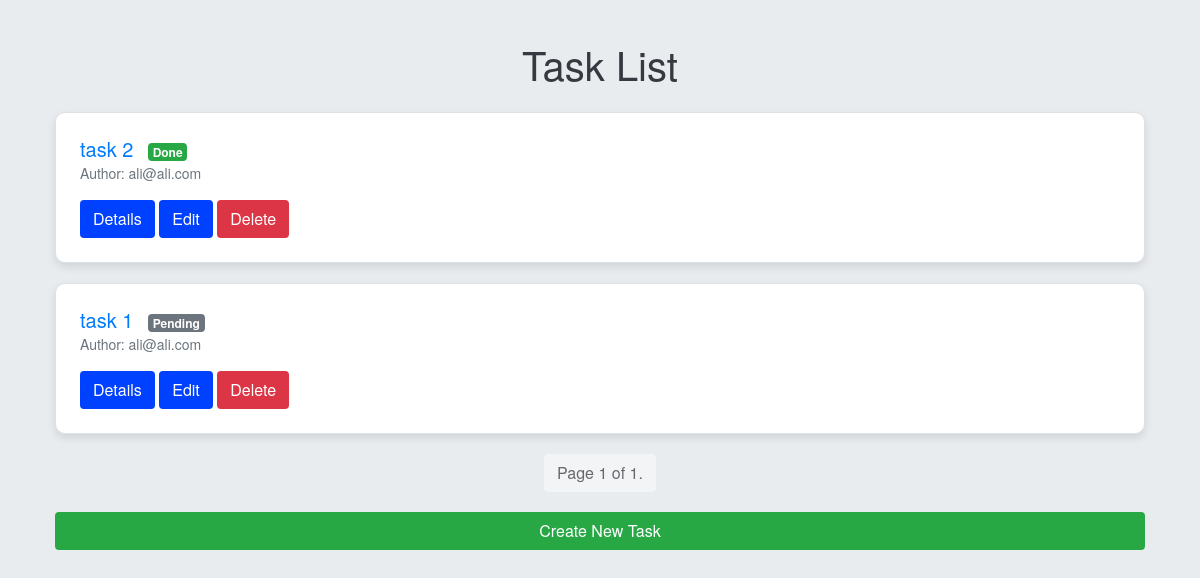
The app's page /todo/tasks/, older data.
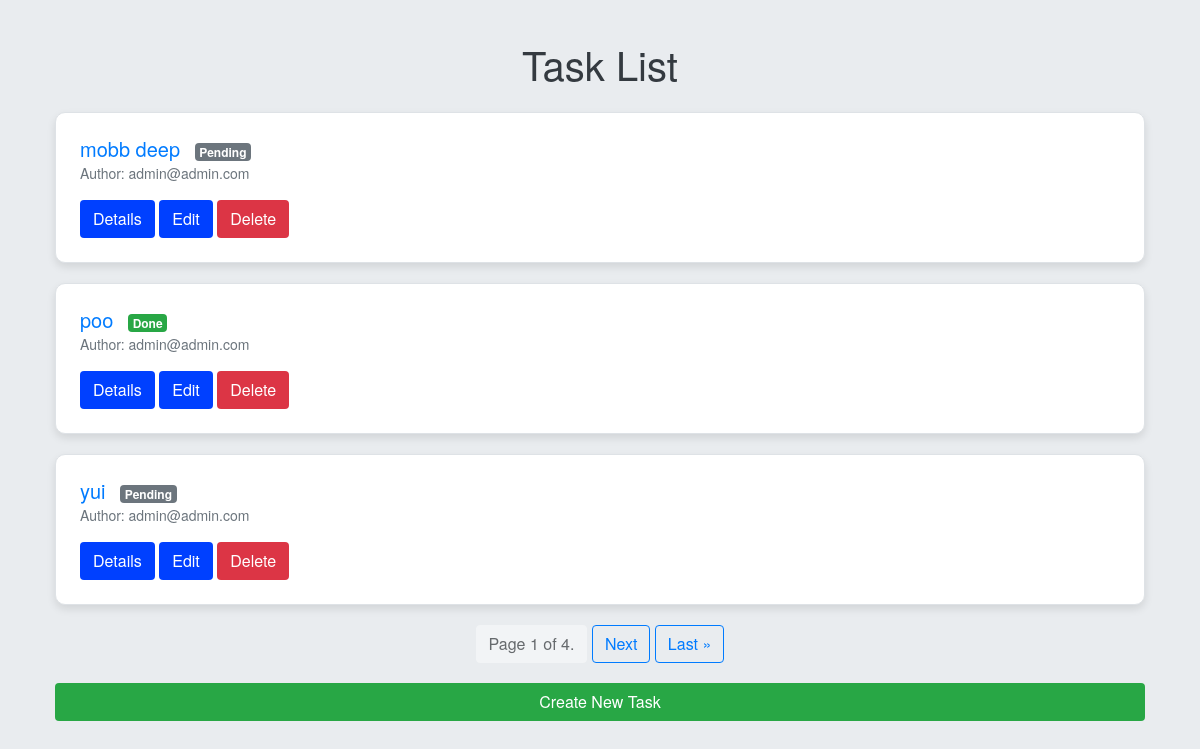
The same page, newer data.
### todo/models.py (models this page shows, shortened)
class Task(models.Model):
    author = models.ForeignKey('accounts.Profile', on_delete=models.CASCADE)
    title = models.CharField(max_length=100)
    description = models.TextField()
    done = models.BooleanField(default=False)

### accounts/models.py (models this page shows, shortened)
class Profile(models.Model):
    user = models.OneToOneField(User, on_delete=models.CASCADE)
    first_name = models.CharField(max_length=255)
    last_name = models.CharField(max_length=255)
    image = models.ImageField(blank=True, null=True)
    description = models.TextField()
    created_date = models.DateTimeField(auto_now_add=True)
    updated_date = models.DateTimeField(auto_now=True)
    def __str__(self):
        return self.user.email

class User(AbstractBaseUser, PermissionsMixin):
    email = models.EmailField(max_length=255, unique=True)
    is_staff = models.BooleanField(default=False)
    is_superuser = models.BooleanField(default=False)
    is_active = models.BooleanField(default=True)
    groups = models.ManyToManyField(
        'auth.Group',
        related_name='custom_user_groups',  # Provide a unique related_name
        blank=True,
        help_text=_('The groups this user belongs to.'),
        verbose_name=_('groups'),
    )
    user_permissions = models.ManyToManyField(
        'auth.Permission',
        related_name='custom_user_permissions',  # Provide a unique related_name
        blank=True,
        help_text=_('Specific permissions for this user.'),
        verbose_name=_('user permissions'),
    )
    USERNAME_FIELD = "email"
    REQUIRED_FIELDS = []
    objects = UserManager()
    created_date = models.DateTimeField(auto_now_add=True)
    updated_date = models.DateTimeField(auto_now=True)

### todo/views.py (the view)
# urls.py: path('tasks/', TaskListView.as_view(), name='tasks'),
class TaskListView(ListView, LoginRequiredMixin):
    model = Task
    context_object_name = 'tasks'
    template_name = 'todo/task_list.html'
    ordering = '-id'
    paginate_by = 3

### templates/todo/task_list.html (shortened to what this page needs)
<!doctype html>
<html lang="en">
<head>
    <link href="https://stackpath.bootstrapcdn.com/bootstrap/4.5.2/css/bootstrap.min.css" rel="stylesheet">
</head>
<body>
    <div class="container">
        <h1 class="text-center mb-4">Task List</h1>
        {% for task in tasks %}
            <div class="task-card p-4">
                <h2 class="task-title d-inline">{{ task.title }}</h2>
                <span class="badge {{ task.done|yesno:'badge-success,badge-secondary' }}">
                    {{ task.done|yesno:'Done,Pending' }}
                </span>
                <p class="task-author">Author: {{ task.author }}</p>
                <a href="{% url 'todo:task-detail' task.id %}" class="btn btn-custom">Details</a>
                <a href="{% url 'todo:task-update' task.id %}" class="btn btn-custom">Edit</a>
                <form action="{% url 'todo:task-delete' task.id %}" method="post" style="display:inline;">
                    <button type="submit" class="btn btn-delete">Delete</button>
                </form>
            </div>
        {% endfor %}
        <div class="pagination">
            <span class="step-links">
                <span class="current btn btn-light disabled">
                    Page {{ page_obj.number }} of {{ page_obj.paginator.num_pages }}.
                </span>
                {% if page_obj.has_next %}
                    <a href="?page={{ page_obj.next_page_number }}" class="btn btn-outline-primary">Next</a>
                    <a href="?page={{ page_obj.paginator.num_pages }}" class="btn btn-outline-primary">Last &raquo;</a>
                {% endif %}
            </span>
        </div>
        <div style="margin-top: 20px;">
            <form action="{% url 'todo:create' %}" method="get" id="createTaskForm">
                <button type="submit" class="btn create-task-btn">Create New Task</button>
            </form>
        </div>
    </div>
</body>
</html>

### templates/todo/task_list.html (style rules this page uses)
body { font-family: 'Helvetica Neue', Arial, sans-serif; background-color: #e9ecef; margin: 0; padding: 40px; color: #343a40; }
.task-card { background-color: white; border: 1px solid #dee2e6; border-radius: 10px; box-shadow: 0 4px 8px rgba(0, 0, 0, 0.1); margin-bottom: 20px; transition: transform 0.3s; }
.task-title { font-size: 20px; color: #007bff; margin-bottom: 10px; }
.task-author { font-size: 14px; color: #6c757d; }
.badge { font-size: 12px; margin-left: 10px; }
.badge-success { background-color: #28a745; }
.badge-secondary { background-color: #6c757d; }
.btn-custom { background-color: #0040ff; color: white; transition: background-color 0.3s, transform 0.2s; }
.btn-delete { background-color: #dc3545; color: white; }
.pagination { margin-top: 20px; justify-content: center; }
.create-task-btn { background-color: #28a745; color: white; width: 100%; }

Row changes from the older to the newer data that the page shows:
no longer on this page (row unchanged): Task: title "task 2", done "Done", author "ali@ali.com"
no longer on this page (row unchanged): Task: title "task 1", done "Pending", author "ali@ali.com"
added Task: title "mobb deep", done "Pending", author "admin@admin.com"
added Task: title "poo", done "Done", author "admin@admin.com"
added Task: title "yui", done "Pending", author "admin@admin.com"
Text that changed along with them:
{{ page_obj.paginator.num_pages }}: "1" → "4"
text now shown: "Next Last »"
